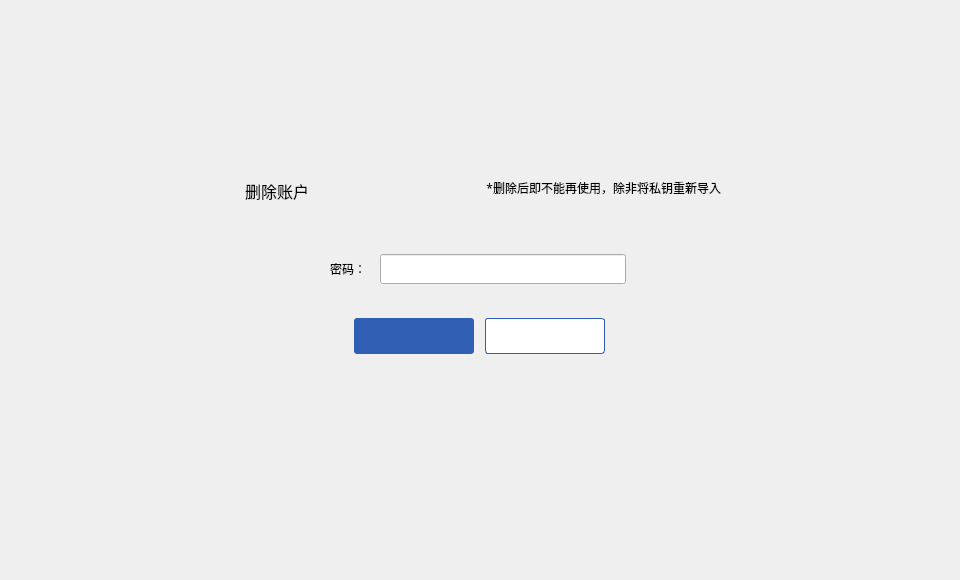
<?xml version="1.0" encoding="UTF-8"?>
<ui version="4.0">
 <class>DeleteAccountDialog</class>
 <widget class="QDialog" name="DeleteAccountDialog">
  <property name="geometry">
   <rect>
    <x>0</x>
    <y>0</y>
    <width>960</width>
    <height>580</height>
   </rect>
  </property>
  <property name="font">
   <font>
    <family>微软雅黑</family>
   </font>
  </property>
  <property name="windowTitle">
   <string>Dialog</string>
  </property>
  <widget class="QWidget" name="widget" native="true">
   <property name="geometry">
    <rect>
     <x>0</x>
     <y>0</y>
     <width>960</width>
     <height>580</height>
    </rect>
   </property>
   <widget class="QWidget" name="containerWidget" native="true">
    <property name="geometry">
     <rect>
      <x>220</x>
      <y>158</y>
      <width>520</width>
      <height>263</height>
     </rect>
    </property>
    <widget class="QToolButton" name="cancelBtn">
     <property name="geometry">
      <rect>
       <x>265</x>
       <y>160</y>
       <width>120</width>
       <height>36</height>
      </rect>
     </property>
     <property name="cursor">
      <cursorShape>PointingHandCursor</cursorShape>
     </property>
     <property name="styleSheet">
      <string notr="true">QToolButton{background-color:#ffffff;color:#484848;border:1px solid rgb(47,94,178);border-radius:3px;}
QToolButton:hover{color:rgb(47,94,178);}</string>
     </property>
     <property name="text">
      <string/>
     </property>
    </widget>
    <widget class="QLabel" name="label_2">
     <property name="geometry">
      <rect>
       <x>230</x>
       <y>20</y>
       <width>271</width>
       <height>20</height>
      </rect>
     </property>
     <property name="font">
      <font>
       <family>微软雅黑</family>
      </font>
     </property>
     <property name="styleSheet">
      <string notr="true"/>
     </property>
     <property name="text">
      <string>*删除后即不能再使用，除非将私钥重新导入</string>
     </property>
     <property name="alignment">
      <set>Qt::AlignRight|Qt::AlignTrailing|Qt::AlignVCenter</set>
     </property>
    </widget>
    <widget class="QLineEdit" name="pwdLineEdit">
     <property name="geometry">
      <rect>
       <x>160</x>
       <y>96</y>
       <width>246</width>
       <height>30</height>
      </rect>
     </property>
     <property name="font">
      <font>
       <family>微软雅黑</family>
      </font>
     </property>
     <property name="styleSheet">
      <string notr="true"/>
     </property>
     <property name="echoMode">
      <enum>QLineEdit::Password</enum>
     </property>
    </widget>
    <widget class="QToolButton" name="okBtn">
     <property name="geometry">
      <rect>
       <x>134</x>
       <y>160</y>
       <width>120</width>
       <height>36</height>
      </rect>
     </property>
     <property name="cursor">
      <cursorShape>PointingHandCursor</cursorShape>
     </property>
     <property name="styleSheet">
      <string notr="true">QToolButton{background-color:rgb(47,94,178);color:#ffffff;border:none;border-radius:3px;}
QToolButton:hover{background-color:rgb(0, 26, 73);}
QToolButton:disabled{background-color:#cecece;}</string>
     </property>
     <property name="text">
      <string/>
     </property>
    </widget>
    <widget class="QLabel" name="label">
     <property name="geometry">
      <rect>
       <x>45</x>
       <y>96</y>
       <width>101</width>
       <height>30</height>
      </rect>
     </property>
     <property name="text">
      <string>密码：</string>
     </property>
     <property name="alignment">
      <set>Qt::AlignRight|Qt::AlignTrailing|Qt::AlignVCenter</set>
     </property>
    </widget>
    <widget class="QLabel" name="tipLabel2">
     <property name="geometry">
      <rect>
       <x>190</x>
       <y>131</y>
       <width>200</width>
       <height>16</height>
      </rect>
     </property>
     <property name="text">
      <string/>
     </property>
    </widget>
    <widget class="QLabel" name="tipLabel1">
     <property name="geometry">
      <rect>
       <x>166</x>
       <y>131</y>
       <width>16</width>
       <height>16</height>
      </rect>
     </property>
     <property name="text">
      <string/>
     </property>
    </widget>
    <widget class="QLabel" name="titleLabel">
     <property name="geometry">
      <rect>
       <x>25</x>
       <y>22</y>
       <width>151</width>
       <height>21</height>
      </rect>
     </property>
     <property name="font">
      <font>
       <family>微软雅黑</family>
       <pointsize>12</pointsize>
      </font>
     </property>
     <property name="text">
      <string>删除账户</string>
     </property>
    </widget>
   </widget>
  </widget>
 </widget>
 <resources/>
 <connections/>
</ui>
